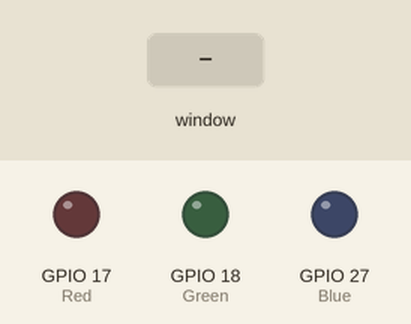
Recording of a program running on a simulated Raspberry Pi (BCM pin numbers). Shown: output pins drawn as LEDs (lit = HIGH). The test bench sets the inputs (shaded band). The desktop window is not drawn, its controls go by their first labels and the mouse button is held 0.15 s. At 5.8 s the program stops and its outputs stay as they are.

Above: at 1.2 s.
1.3 s: control labelled "Red" in the window clicked
At 1.9 s:
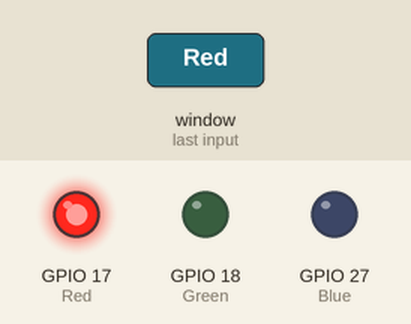
2.8 s: control labelled "Green" in the window clicked
At 4.0 s:
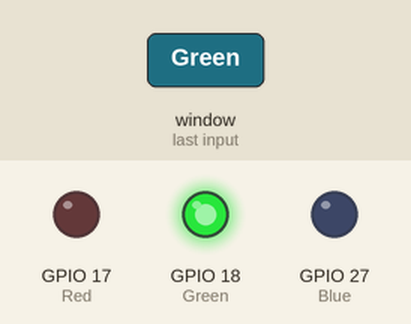
4.3 s: control labelled "Blue" in the window clicked
At 5.4 s:
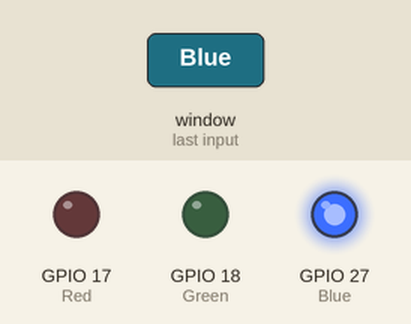
5.8 s: control labelled "Exiting" in the window clicked
At 6.5 s:
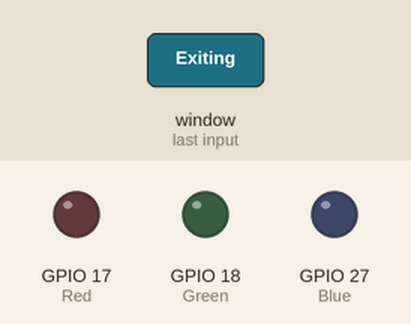
Timing chart, 0 to 7.3 s (numbered marks = the images above; inputs shaded):
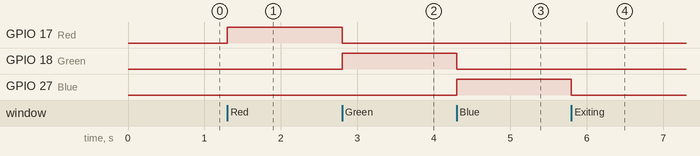

The program:

traffic.py
```python
import tkinter as tk
import RPi.GPIO as GPIO

# LED PIN NUMBER
LED_PINS = {
    "Red": 17,
    "Green": 18,
    "Blue": 27,
}

# GPIO INITIALIZED
GPIO.setwarnings(False)
GPIO.setmode(GPIO.BCM)

for pin in LED_PINS.values():
    GPIO.setup(pin, GPIO.OUT)
    GPIO.output(pin, GPIO.LOW)

# LED COLOR SETUP
def set_led_color(color):
    for pin in LED_PINS.values():
        GPIO.output(pin, GPIO.LOW)
    GPIO.output(LED_PINS[color], GPIO.HIGH)

#CREATING WINDOW
root = tk.Tk()
root.title("LED Controller")
root.geometry("400x400")

# CREATING LABEL
label = tk.Label(root, text="Select the color: ", font=("Calibri", 20))
label.pack(pady=20)

def button_click(color):
    set_led_color(color)

# LOOP FOR  DIFFERENT LED LIGHT
for color in LED_PINS.keys():
    button = tk.Button(root, text=color, command=lambda c=color: button_click(c))
    button.pack(pady=15)

#EXITING
exit_button = tk.Button(root, text="Exiting", command=root.quit)
exit_button.pack(pady=10)

root.mainloop()

# CLEAN THE GPIO
GPIO.cleanup()
```

Measured:
- after the input at 1.3 s, GPIO 17 (Red): LOW → HIGH at once
- after the input at 2.8 s, GPIO 17 (Red): HIGH → LOW at once; GPIO 18 (Green): LOW → HIGH at once
- after the input at 4.3 s, GPIO 18 (Green): HIGH → LOW at once; GPIO 27 (Blue): LOW → HIGH at once
- after the input at 5.8 s, GPIO 27 (Blue): HIGH → LOW at once
